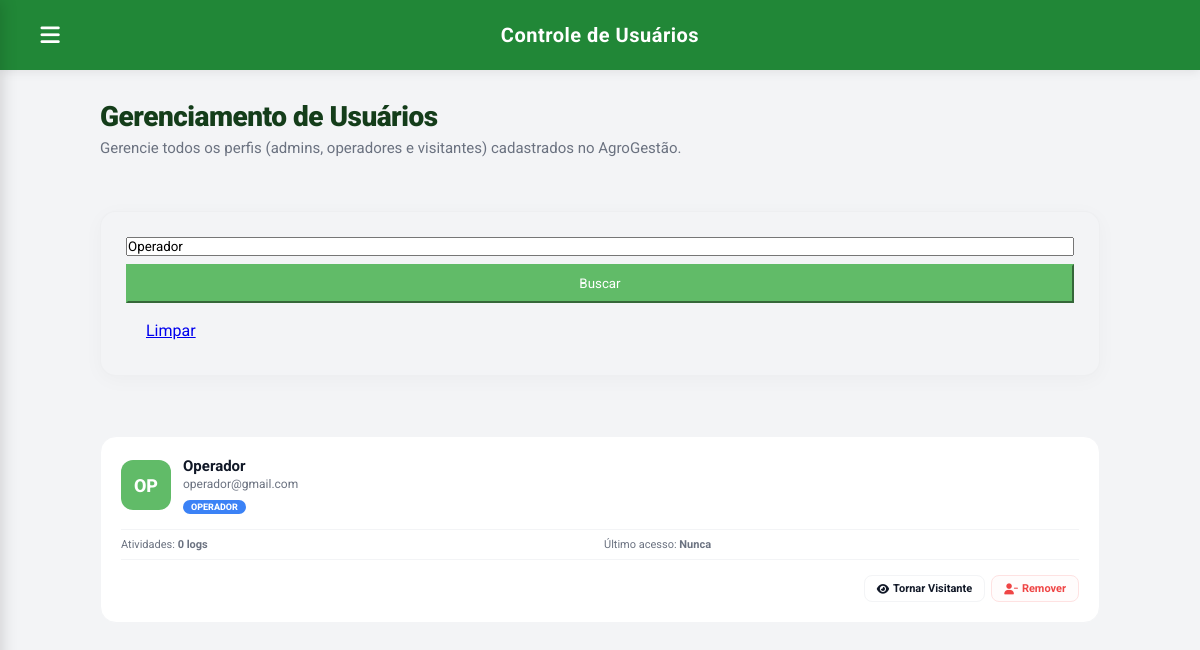
The app's page /ProducaoVegetal/admin_usuarios.php?busca=Operador (signed in) with its own data.
### tables this page shows
CREATE TABLE IF NOT EXISTS `usuarios` (
  `id_usuario`  INT(11)      NOT NULL AUTO_INCREMENT,
  `nome`        VARCHAR(100) NOT NULL,
  `email`       VARCHAR(120) NOT NULL,
  `senha`       VARCHAR(255) NOT NULL,    
  `foto_perfil` VARCHAR(255)     DEFAULT NULL,
  `perfil`      VARCHAR(50)      DEFAULT 'operador',
  PRIMARY KEY (`id_usuario`),
  UNIQUE KEY `email` (`email`)
);

### ProducaoVegetal/auth.php (called while the page is built, shortened)
<?php
function obter_iniciais($nome) {
    $nomes = explode(' ', trim($nome));
    $iniciais = 'U';
    if (count($nomes) > 1) {
        $iniciais = strtoupper($nomes[0][0] . $nomes[count($nomes) - 1][0]);
    } else if (!empty($nomes[0])) {
        $iniciais = strtoupper(substr($nomes[0], 0, 2));
    }
    return $iniciais;
}
?>

### ProducaoVegetal/admin_usuarios.php (the view, shortened to what this page needs)
<?php
require_once '../Banco/conexao.php';
require_once 'auth.php';
$id_usuario_logado = $_SESSION['user_id'];
$busca = isset($_GET['busca']) ? trim($_GET['busca']) : '';
$where_sql = "1=1";
if (!empty($busca)) {
    $escaped_busca = $conn->real_escape_string($busca);
    $where_sql = "(nome LIKE '%$escaped_busca%' OR email LIKE '%$escaped_busca%')";
}
$q_users = $conn->query("
    SELECT u.id_usuario, u.nome, u.email, u.perfil, u.foto_perfil,
           (SELECT COUNT(*) FROM log l WHERE l.id_usuario = u.id_usuario) AS n_logs,
           (SELECT MAX(l.data_operacao) FROM log l WHERE l.id_usuario = u.id_usuario) AS ultima_atividade
    FROM usuarios u
    WHERE $where_sql
    ORDER BY u.perfil ASC, u.nome ASC
");
$usuarios = $q_users ? $q_users->fetch_all(MYSQLI_ASSOC) : [];
?>
<!DOCTYPE html>
<html lang="pt-BR">
<head>
    <link rel="stylesheet" href="https://cdnjs.cloudflare.com/ajax/libs/font-awesome/6.4.0/css/all.min.css">
    <link rel="stylesheet" href="style.css">
</head>
<body>
<div class="app-layout">
    <div class="main-wrapper">
        <header class="topbar">
            <div class="topbar-left">
                <button class="menu-btn" onclick="toggleMenu()"><i class="fa-solid fa-bars"></i></button>
                <div class="topbar-title">Controle de Usuários</div>
            </div>
        </header>
        <main class="main-content">
            <div class="content-wrapper">
                <div class="page-header">
                    <h1>Gerenciamento de Usuários</h1>
                    <p>Gerencie todos os perfis (admins, operadores e visitantes) cadastrados no AgroGestão.</p>
                </div>
                <div class="report-card" style="margin-bottom: 20px;">
                    <form method="GET" action="admin_usuarios.php" style="display:flex; gap:8px;">
                        <input type="text" name="busca" class="filter-input" style="flex:1;" placeholder="Buscar por nome ou e-mail..." value="<?php echo htmlspecialchars($busca); ?>">
                        <button type="submit" class="btn-export" style="background:var(--primary-green); color:white; border-color:var(--primary-green); padding:10px 20px;">
                            Buscar
                        </button>
                        <a href="admin_usuarios.php" class="btn-export" style="padding:10px 20px; display:inline-flex; align-items:center;">
                            Limpar
                        </a>
                    </form>
                </div>
                <div class="user-grid">
                    <?php if (empty($usuarios)): ?>
                        <div class="empty-state" style="grid-column: 1 / -1;">Nenhum usuário encontrado.</div>
                    <?php else: ?>
                        <?php foreach ($usuarios as $u):
                            $iniciais = obter_iniciais($u['nome']);
                        ?>
                            <div class="user-card">
                                <div class="user-header">
                                    <div class="user-avatar">
                                        <?php if (!empty($u['foto_perfil'])): ?>
                                            <img src="<?php echo htmlspecialchars($u['foto_perfil']); ?>" alt="Foto">
                                        <?php else: ?>
                                            <?php echo htmlspecialchars($iniciais); ?>
                                        <?php endif; ?>
                                    </div>
                                    <div class="user-meta">
                                        <h4><?php echo htmlspecialchars($u['nome']); ?></h4>
                                        <p><?php echo htmlspecialchars($u['email']); ?></p>
                                        <div style="margin-top: 4px;">
                                            <span class="perfil-badge badge-<?php echo $u['perfil']; ?>"><?php echo $u['perfil'] === 'admin' ? 'Admin' : ucfirst($u['perfil']); ?></span>
                                        </div>
                                    </div>
                                </div>
                                <div class="user-stats">
                                    <div>Atividades: <strong><?php echo $u['n_logs']; ?> logs</strong></div>
                                    <div>Último acesso: <strong><?php echo $u['ultima_atividade'] ? date('d/m H:i', strtotime($u['ultima_atividade'])) : 'Nunca'; ?></strong></div>
                                </div>
                                <div class="user-actions">
                                    <?php if ($u['id_usuario'] !== $id_usuario_logado && $u['perfil'] !== 'admin'): ?>
                                        <?php if ($u['perfil'] === 'visitante'): ?>
                                            <a href="admin_usuarios.php?action=tornar_operador&id=<?php echo $u['id_usuario']; ?>&busca=<?php echo urlencode($busca); ?>" class="btn-act btn-act-role">
                                                <i class="fa-solid fa-user-tie"></i> Tornar Operador
                                            </a>
                                        <?php elseif ($u['perfil'] === 'operador'): ?>
                                            <a href="admin_usuarios.php?action=tornar_visitante&id=<?php echo $u['id_usuario']; ?>&busca=<?php echo urlencode($busca); ?>" class="btn-act btn-act-role">
                                                <i class="fa-solid fa-eye"></i> Tornar Visitante
                                            </a>
                                        <?php endif; ?>
                                        <a href="admin_usuarios.php?action=delete&id=<?php echo $u['id_usuario']; ?>&busca=<?php echo urlencode($busca); ?>" class="btn-act btn-act-del" onclick="return confirm('Deseja realmente remover este usuário?')">
                                            <i class="fa-solid fa-user-minus"></i> Remover
                                        </a>
                                    <?php else: ?>
                                        <span style="font-size: 11px; color: var(--text-gray); font-style: italic;">Sem ações disponíveis</span>
                                    <?php endif; ?>
                                </div>
                            </div>
                        <?php endforeach; ?>
                    <?php endif; ?>
                </div>
            </div>
        </main>
    </div>
</div>
</body>
</html>

### ProducaoVegetal/admin_usuarios.php (style rules this page uses)
.user-grid { display: grid; grid-template-columns: repeat(auto-fit, minmax(300px, 1fr)); gap: 16px; margin-top: 16px; }
.user-card { background: var(--card-bg); border: 1px solid var(--border-color); border-radius: 16px; padding: 20px; display: flex; flex-direction: column; gap: 15px; position: relative; transition: transform .2s, box-shadow .2s; }
.user-header { display: flex; gap: 12px; align-items: center; }
.user-avatar { width: 50px; height: 50px; border-radius: 12px; overflow: hidden; background: var(--primary-green); color: white; display: flex; justify-content: center; align-items: center; font-size: 18px; font-weight: 800; }
.user-meta { flex: 1; min-width: 0; }
.user-meta h4 { font-size: 15px; color: var(--text-main); font-weight: 700; margin: 0 0 2px; }
.user-meta p { font-size: 12px; color: var(--text-gray); margin: 0; }
.perfil-badge { display: inline-block; padding: 2px 8px; border-radius: 20px; font-size: 9px; font-weight: 800; text-transform: uppercase; color: white; }
.badge-operador { background: #3b82f6; }
.user-stats { display: grid; grid-template-columns: 1fr 1fr; gap: 8px; font-size: 11px; color: var(--text-gray); border-top: 1px solid var(--border-color); border-bottom: 1px solid var(--border-color); padding: 8px 0; }
.user-actions { display: flex; gap: 6px; justify-content: flex-end; }
.btn-act { padding: 6px 12px; border-radius: 8px; font-size: 11px; font-weight: 700; border: 1.5px solid; cursor: pointer; text-decoration: none; display: inline-flex; align-items: center; gap: 4px; transition: all .2s; }
.btn-act-role { border-color: var(--border-color); color: var(--text-main); background: transparent; }
.btn-act-del { border-color: #fee2e2; color: #ef4444; background: #fee2e220; }

### records on screen
usuarios: nome "OP", nome "Operador", email "operador@gmail.com", perfil "OPERADOR", n_logs "0"
